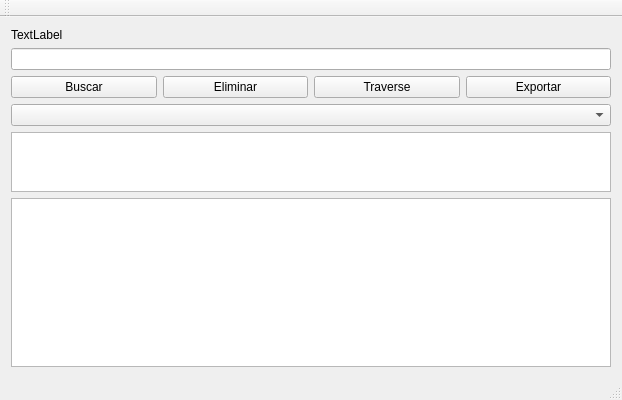
<?xml version="1.0" encoding="UTF-8"?>
<ui version="4.0">
 <class>TreeViewClass</class>
 <widget class="QMainWindow" name="TreeViewClass">
  <property name="geometry">
   <rect>
    <x>0</x>
    <y>0</y>
    <width>622</width>
    <height>400</height>
   </rect>
  </property>
  <property name="windowTitle">
   <string>TreeView</string>
  </property>
  <widget class="QWidget" name="centralWidget">
   <layout class="QVBoxLayout" name="verticalLayout">
    <item>
     <widget class="QLabel" name="lbelTitle">
      <property name="text">
       <string>TextLabel</string>
      </property>
     </widget>
    </item>
    <item>
     <widget class="QLineEdit" name="txtStationName"/>
    </item>
    <item>
     <layout class="QHBoxLayout" name="horizontalLayout">
      <item>
       <widget class="QPushButton" name="btnSearch">
        <property name="text">
         <string>Buscar</string>
        </property>
       </widget>
      </item>
      <item>
       <widget class="QPushButton" name="btnDelete">
        <property name="text">
         <string>Eliminar</string>
        </property>
       </widget>
      </item>
      <item>
       <widget class="QPushButton" name="btnTraverse">
        <property name="text">
         <string>Traverse</string>
        </property>
       </widget>
      </item>
      <item>
       <widget class="QPushButton" name="btnExport">
        <property name="text">
         <string>Exportar</string>
        </property>
       </widget>
      </item>
     </layout>
    </item>
    <item>
     <widget class="QComboBox" name="cBoxTraversal"/>
    </item>
    <item>
     <widget class="QTextEdit" name="txtOutput">
      <property name="maximumSize">
       <size>
        <width>16777215</width>
        <height>60</height>
       </size>
      </property>
     </widget>
    </item>
    <item>
     <widget class="QGraphicsView" name="graphicsTree"/>
    </item>
   </layout>
  </widget>
  <widget class="QMenuBar" name="menuBar">
   <property name="geometry">
    <rect>
     <x>0</x>
     <y>0</y>
     <width>622</width>
     <height>21</height>
    </rect>
   </property>
  </widget>
  <widget class="QToolBar" name="mainToolBar">
   <attribute name="toolBarArea">
    <enum>TopToolBarArea</enum>
   </attribute>
   <attribute name="toolBarBreak">
    <bool>false</bool>
   </attribute>
  </widget>
  <widget class="QStatusBar" name="statusBar"/>
 </widget>
 <layoutdefault spacing="6" margin="11"/>
 <resources/>
 <connections/>
</ui>
